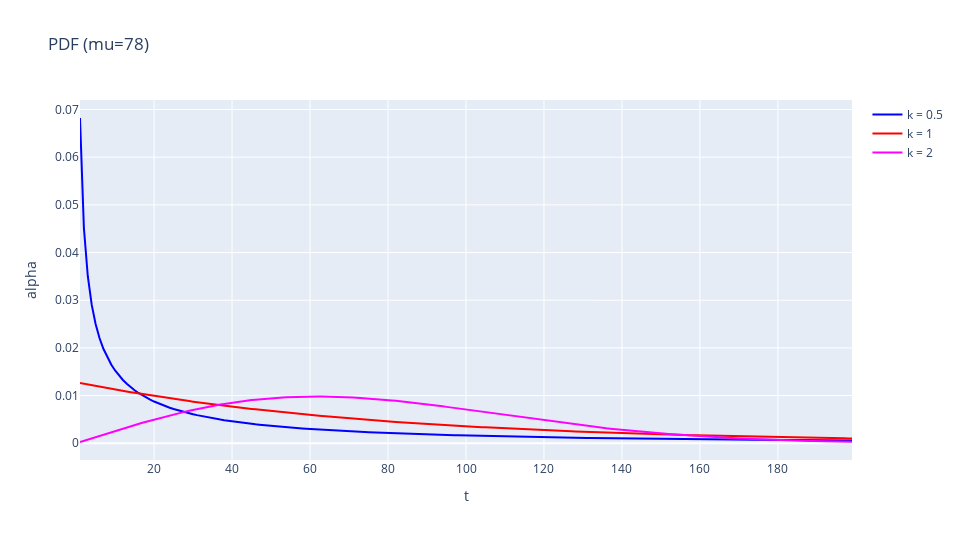

The notebook cell saved with this chart:
### Markdown cell above
##### PDF

### Code cell
x, y05, y1, y2 = [], [], [], []

for t in range(1, 200, 1):
    x.append(t)
    y05.append(f_Weibull(t, 0.5, 78))
    y1.append(f_Weibull(t, 1, 78))
    y2.append(f_Weibull(t, 2, 78))
    
plot(x, x, x, y05, y1, y2, "t", "alpha", "PDF (mu=78)")

### Figure 1 — Plotly figure (JSON) as saved in the notebook; plotly's stock layout.template omitted (floating-point values rounded to 4 significant figures; data arrays with more than 128 entries replaced by an {"elided": "..."} marker saying what was removed)
{"data": [{"marker": {"color": "blue"}, "mode": "lines", "name": "k = 0.5", "type": "scatter", "x": {"elided": "199 int values"}, "y": {"elided": "199 float values"}}, {"marker": {"color": "red"}, "mode": "lines", "name": "k = 1", "type": "scatter", "x": {"elided": "199 int values"}, "y": {"elided": "199 float values"}}, {"marker": {"color": "magenta"}, "mode": "lines", "name": "k = 2", "type": "scatter", "x": {"elided": "199 int values"}, "y": {"elided": "199 float values"}}], "layout": {"height": 540, "title": {"text": "PDF (mu=78)"}, "width": 960, "xaxis": {"title": {"text": "t"}}, "yaxis": {"title": {"text": "alpha"}}}}
